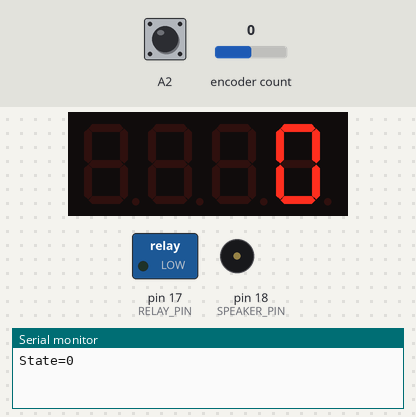
Recording of a sketch running on a simulated Arduino Pro Mini, built with avr-gcc and run on an emulated ATmega328P. Shown: 4-digit seven-segment display, switched loads named in the sketch (green lamp = pin HIGH), buzzer (waves = sounding), the last lines printed to the serial monitor. The inputs (shaded band) are chosen by the test bench; at power-on: A2 HIGH, encoder count 0.

Above: at 0.4 s.
2.7 s: A2 pulled LOW for 1 s
4.3 s: A2 pulled LOW for 3.2 s
At 7.55 s:
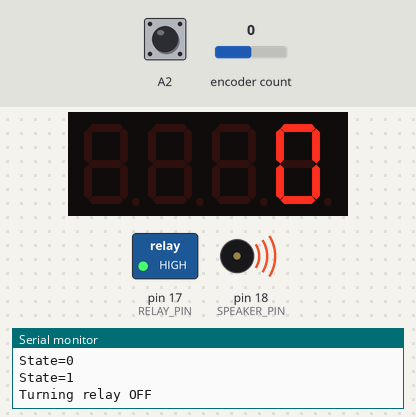
8.1 s: A2 pulled LOW for 0.15 s
8.8 s: encoder count set to 1
At 9.6 s:
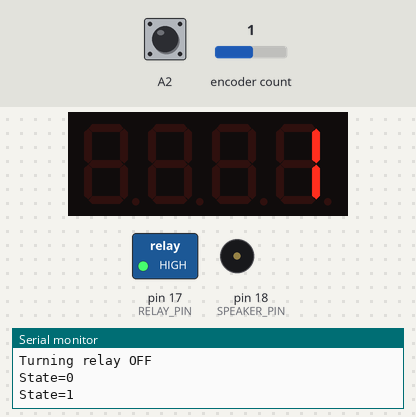
10.3 s: A2 pulsed LOW 5 times (0.12 s each, 0.3 s apart)
At 11.2 s:
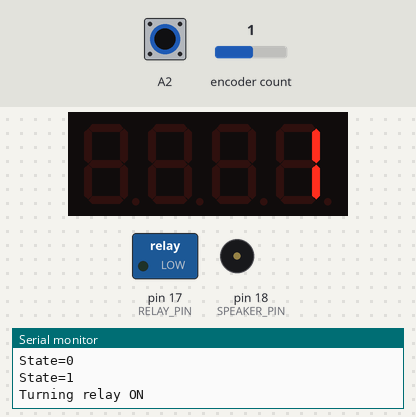
13.3 s: encoder count set to 2
At 14.1 s:
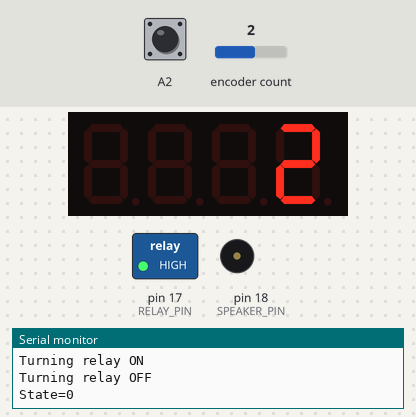
Timing chart, 0 to 16.3 s (numbered marks = the images above; inputs shaded):
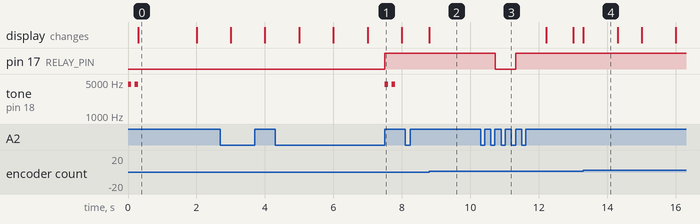

Measured:
- after the input at 4.3 s, pin 17 (RELAY_PIN): LOW → HIGH after 3.2 s instead of 0.00 s
- after the input at 8.1 s, every drawn part: stays the same
- after the input at 8.8 s, pin 17 (RELAY_PIN): stays HIGH (without the input it goes to LOW after 0.05 s); tone on pin 18 (SPEAKER_PIN): stops changing and stays silent; the display: changes at once (image 2)
- after the input at 10.3 s, pin 17 (RELAY_PIN): HIGH → LOW after 0.42 s, → HIGH 0.60 s later
- after the input at 13.3 s, the display: changes at once (image 4)
- what the display in image 0 shows lasts 1.7 s, from 0.3 s to 2.0 s
- what the display in image 4 shows lasts 1.0 s, from 13.3 s to 14.3 s

The sketch:

TimedRelay.ino
```cpp
/**
 * This project is a relay with a timer which turns the relay on or off after the preset duration.
 * It's assembled into an AC 110V outlet enclosure to control the outlet power.
 *
 * User can use the rotary encoder to dial and select the desired duration, and then press down the
 * rotary encoder to start countdown. When the countdown is running, user can press down the rotary
 * encoder again to stop the countdown immediately without changing the relay status. If the count-
 * down runs to 0, the relay is flipped.
 *
 * When setting the duration, user can press and hold the rotary encoder to reset the duration to 0.
 *
 * At any time, if the rotary encoder is pressed twice (doubleclick), the relay status flips.
 *
 * Hardware includes:
 *  - An Arduino Pro Mini 5V
 *  - A rotary encoder, which is the input device
 *  - A 4 digit 7-segment LCD display to indicate the remaining time
 *  - Two LEDs, one in red and the other in green, soldered to replace the original signal LEDs of
 *    the relay module
 *  - A 5V low-on relay to control the outlet
 *  - An AC 110V - DC 5V buck regulator
 *
 * TODO:
 *  - The relay state needs to be stored into the EEPROM in case there's a power outage, and the
 *    load will be powered unexpectedly because it's reset to ON state everytime the system powers
 *    on.
 *
 */

// For rotary encoder with button
#include <ClickEncoder.h>
#include <TimerOne.h>
// For 7-segment LCD display
#include <SevSeg.h>
// Use TimerFreeTone as others interfere with built-in timers
#include <TimerFreeTone.h>

#define SPEAKER_PIN 18
#define RELAY_PIN 17
#define RELAY_ON LOW
#define RELAY_OFF HIGH

// State of the system
enum State {
    SETTING,
    COUNTING
};
State _state;

SevSeg _sevseg; // Instantiate a seven segment controller object

ClickEncoder *_encoder;
int16_t _lastMinutes, _minutes;

bool _relayState = true;

unsigned long _minutesLastUpdatedByUserMillis = 0;
unsigned long _lastMinuteMills = 0;

void setup() {
    Serial.begin(9600);
    setupEncoder();
    setupSevSeg();
    pinMode(RELAY_PIN, OUTPUT);
    setRelay();
    setState(SETTING);
}

void loop() {
    switch (_state) {
    case SETTING:
        processSettingState();
        break;
    case COUNTING:
        processCountingState();
        break;
    }
}

void timerIsr() {
    const short BlinkPeriodInMs = 2000;
    const short DelayBeforeBlinkInMs = 1000;

    unsigned long now = millis();
    if (_state == SETTING && now % BlinkPeriodInMs < (BlinkPeriodInMs / 2) && now - _minutesLastUpdatedByUserMillis > DelayBeforeBlinkInMs) {
        _sevseg.blank();
    } else {
        displayMinutes();
    }
    // Run the encoder service. It needs to be run in the timer
    _encoder->service();
}

void setupSevSeg() {
    byte numDigits = 4;
    byte digitPins[] = {2, 3, 4, 5};
    byte segmentPins[] = {6, 7, 8, 9, 10, 11, 12, 13};
    bool resistorsOnSegments = false;     // 'false' means resistors are on digit pins
    byte hardwareConfig = COMMON_CATHODE; // See README.md for options
    bool updateWithDelays = false;        // Default. Recommended
    bool leadingZeros = false;            // Use 'true' if you'd like to keep the leading zeros

    _sevseg.begin(hardwareConfig, numDigits, digitPins, segmentPins, resistorsOnSegments, updateWithDelays, leadingZeros);
    _sevseg.setBrightness(10);
}

void setupEncoder() {
    _encoder = new ClickEncoder(A1, A0, A2);
    Timer1.initialize(1000);
    Timer1.attachInterrupt(timerIsr);
    beep(100);
    delay(100);
    beep(100);

    _lastMinutes = -1;
}

void displayMinutes() {
    if (_minutes < 120) {
        _sevseg.setNumber(_minutes);
    } else {
        _sevseg.setNumber(_minutes / 60 * 100 + (_minutes % 60), 2);
    }
    _sevseg.refreshDisplay(); // Must run repeatedly
}

void processCountingState() {
    const unsigned long MinuteInMs = 60 * 1000L;
    unsigned long now = millis();
    if (now - _lastMinuteMills >= MinuteInMs) {
        _minutes--;
        _lastMinuteMills = now;
    }
    if (_minutes <= 0) {
        // Time's out
        _minutes = 0;
        flipRelay();
        beep(100);
        delay(100);
        beep(100);
        setState(SETTING);
        return;
    }

    ClickEncoder::Button b = _encoder->getButton();
    switch (b) {
    case ClickEncoder::Clicked:
        setState(SETTING);
        break;
    case ClickEncoder::DoubleClicked:
        flipRelay();
        break;
    }
}

void processSettingState() {
    _minutes += _encoder->getValue();
    if (_minutes < 0) {
        _minutes = 0;
    } else if (_minutes > 60 * 100 - 1) {
        _minutes = 60 * 100 - 1;
    }
    if (_minutes != _lastMinutes) {
        _lastMinutes = _minutes;
        _minutesLastUpdatedByUserMillis = millis();
    }

    ClickEncoder::Button b = _encoder->getButton();
    if (b != ClickEncoder::Open) {
        switch (b) {
        case ClickEncoder::Held:
            _minutes = 0;
            break;
        case ClickEncoder::Clicked:
            setState(COUNTING);
            break;
        case ClickEncoder::DoubleClicked:
            flipRelay();
            break;
        }
    }
}

void setState(State newState) {
    Serial.print("State=");
    Serial.println(newState);
    _state = newState;
    switch (newState) {
    case SETTING:
        break;
    case COUNTING:
        _lastMinuteMills = millis();
        break;
    }
}

void flipRelay() {
    _relayState = !_relayState;
    Serial.print("Turning relay ");
    Serial.println(_relayState ? "ON" : "OFF");
    setRelay();
}

void setRelay() {
    digitalWrite(RELAY_PIN, _relayState ? RELAY_ON : RELAY_OFF);
}

void beep(unsigned long length) {
    TimerFreeTone(SPEAKER_PIN, 4500, length);
}
```
